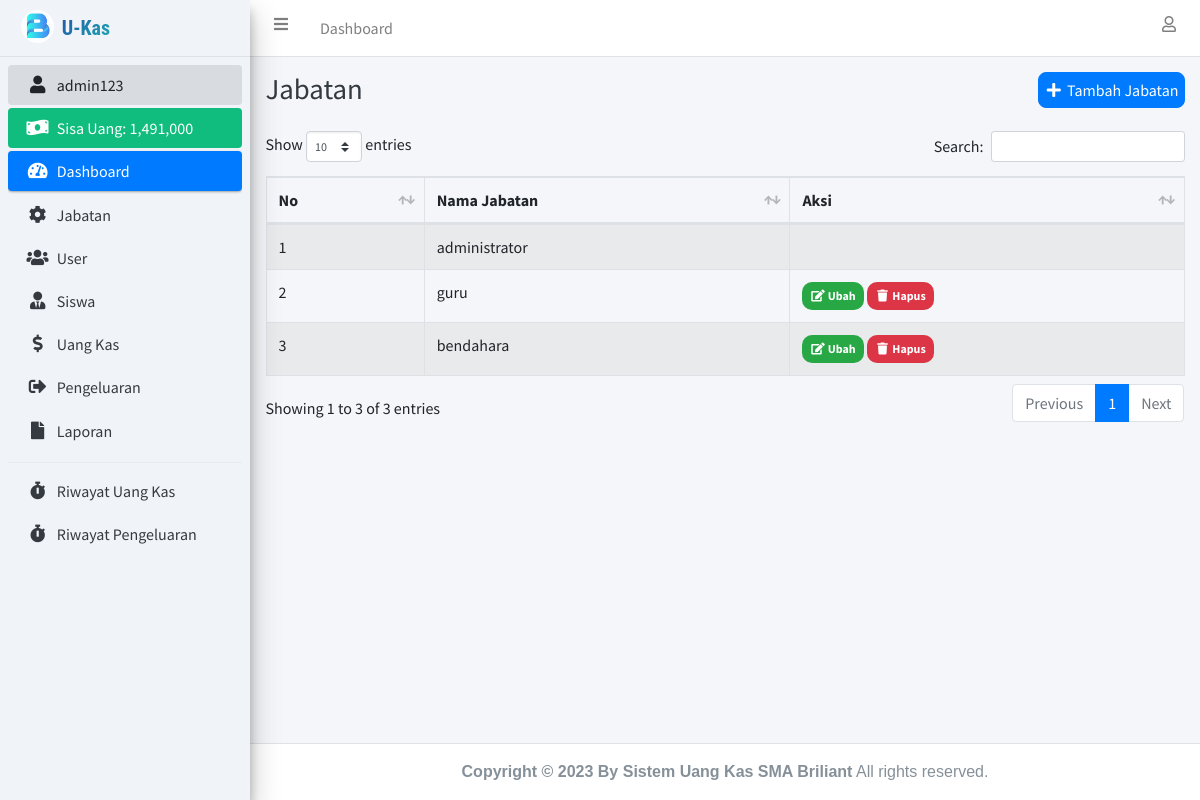
The page /jabatan.php (signed in) on the database its author committed.
### tables this page shows
CREATE TABLE `user` (
  `id_user` int(11) NOT NULL,
  `nama_lengkap` varchar(100) NOT NULL,
  `username` varchar(100) NOT NULL,
  `password` varchar(255) NOT NULL,
  `id_jabatan` int(11) NOT NULL,
  `jenis_kelamin` enum('laki-laki','perempuan') NOT NULL,
  `no_hp` varchar(15) NOT NULL,
  `asal` varchar(150) NOT NULL,
  `photo` longblob NOT NULL
);

CREATE TABLE `jabatan` (
  `id_jabatan` int(11) NOT NULL,
  `nama_jabatan` varchar(100) NOT NULL
);

### connection.php (called while the page is built, shortened)
<?php
	$host		= "localhost";
	$username	= "root";
	$password	= "";
	$database	= "uang_kas";
	$conn 		= mysqli_connect($host, $username, $password, $database);
if (isset($_SESSION['id_user'])) {
	function dataUser() {
		global $conn;
		$id_user = $_SESSION['id_user'];
		return mysqli_fetch_assoc(mysqli_query($conn, "SELECT * FROM user INNER JOIN jabatan ON user.id_jabatan = jabatan.id_jabatan WHERE id_user = '$id_user'"));
	}
}

### jabatan.php (the view, shortened to what this page needs)
<?php
  require 'connection.php';
  $jabatan = mysqli_query($conn, "SELECT * FROM jabatan");
?>
<!DOCTYPE html>
<html>
<head>
  <?php include 'include/css.php'; ?>
  <link rel="stylesheet" href="assets/fonts/material-icon/css/material-design-iconic-font.min.css">
</head>
<body class="hold-transition sidebar-mini layout-fixed">
<div class="wrapper">
  <?php include 'include/navbar.php'; ?>
  <?php include 'include/sidebar.php'; ?>
  <div class="content-wrapper">
    <div class="content-header">
      <div class="container-fluid">
        <div class="row justify-content-center mb-2">
          <div class="col-sm text-left">
            <h1 class="m-0 text-dark">Jabatan</h1>
          </div>
          <div class="col-sm text-right">
            <button type="button" class="btn btn-primary" data-toggle="modal" data-target="#tambahJabatanModal"><i class="fas fa-fw fa-plus"></i> Tambah Jabatan</button>
          </div>
        </div>
      </div>
    </div>
    <section class="content">
      <div class="container-fluid">
        <div class="row">
          <div class="col-lg">
            <div class="table-responsive">
              <table class="table table-striped table-hover table-bordered" id="table_id">
                <thead>
                  <tr>
                    <th>No</th>
                    <th>Nama Jabatan</th>
                    <th>Aksi</th>
                  </tr>
                </thead>
                <tbody>
                  <?php $i = 1; ?>
                  <?php foreach ($jabatan as $dj): ?>
                    <tr>
                      <td><?= $i++; ?></td>
                      <td><?= $dj['nama_jabatan']; ?></td>
                      <td>
                        <?php if ($dj['id_jabatan'] !== '1'): ?>
                          <a href="ubah_jabatan.php?id_jabatan=<?= $dj['id_jabatan']; ?>" class="badge badge-success" data-toggle="modal" data-target="#editJabatanModal<?= $dj['id_jabatan']; ?>">
                            <i class="fas fa-fw fa-edit"></i> Ubah
                          </a>
                          <a data-nama="<?= $dj['nama_jabatan']; ?>" class="btn-delete badge badge-danger" href="hapus_jabatan.php?id_jabatan=<?= $dj['id_jabatan']; ?>"><i class="fas fa-fw fa-trash"></i> Hapus</a>
                        <?php endif ?>
                      </td>
                    </tr>
                  <?php endforeach ?>
                </tbody>
              </table>
            </div>
          </div>
        </div>
      </div>
    </section>
  </div>
  <?php include 'include/footer.php';?>
</div>
</body>
</html>

### include/sidebar.php
<?php
  $dataUser = dataUser();
  $jml_pengeluaran = mysqli_fetch_assoc(mysqli_query($conn, "SELECT sum(jumlah_pengeluaran) as jml_pengeluaran FROM pengeluaran"));
  $jml_pengeluaran = $jml_pengeluaran['jml_pengeluaran'];
  $jml_uang_kas = mysqli_fetch_assoc(mysqli_query($conn, "SELECT sum(minggu_ke_1 + minggu_ke_2 + minggu_ke_3 + minggu_ke_4) as jml_uang_kas FROM uang_kas"));
  $jml_uang_kas = $jml_uang_kas['jml_uang_kas'];
?>
<aside class="main-sidebar sidebar-light-primary elevation-4" style="background-color: #f0f4f8;">
  <a href="index.php" class="brand-link">
    <img src="assets/img/img_properties/briliant.png" alt="AdminLTE Logo" class="brand-image" style="opacity: .8">
    <span class="brand-text " style="
  @import url('https://fonts.googleapis.com/css2?family=Open+Sans:wght@800Quicksand:wght@700&family=Roboto+Condensed:wght@800&display=swap');
  font-family: 'Roboto Condensed', sans-serif; font-weight:800; font-style: 25px; background: linear-gradient(-45deg, rgb(30, 166, 178) 0%, rgb(33, 88, 166) 100%);
    -webkit-background-clip: text;
    -webkit-text-fill-color: transparent;">U-Kas</span>
  </a>
  <div class="sidebar" >
    <nav class="mt-2">
      <ul class="nav nav-pills nav-sidebar flex-column" data-widget="treeview" role="menu" data-accordion="false">
        <li class="nav-item has-treeview menu-open">
          <a href="profile.php" class="nav-link"><i class="nav-icon fas fa-fw fa-user"></i> <p><?= $dataUser['username']; ?></p></a>
        </li>
        <li class="nav-item">
          <div class=" nav-link text-white" style="background-color: #11bd7e;">
            <i class="nav-icon fas fa-money-bill-wave"></i>
            <p>
              Sisa Uang: <?= number_format($jml_uang_kas - $jml_pengeluaran); ?>
            </p>
          </div>
        </li>
        <li class="nav-item has-treeview menu-open" >
          <a href="index.php" class="nav-link active" >
            <i class="nav-icon fas fa-tachometer-alt"></i>
            <p>
              Dashboard
            </p>
          </a>
        </li>
        <?php if ($dataUser['id_jabatan'] == '1'): ?>
          <li class="nav-item">
            <a href="jabatan.php" class="nav-link">
              <i class="nav-icon fas fa-cog"></i>
              <p>
                Jabatan
              </p>
            </a>
          </li>
          <li class="nav-item">
            <a href="user.php" class="nav-link">
              <i class="nav-icon fas fa-users"></i>
              <p>
                User
              </p>
            </a>
          </li>
        <?php endif ?>
        <li class="nav-item">
          <a href="siswa.php" class="nav-link">
            <i class="fas fa-user-tie nav-icon"></i>
            <p>Siswa</p>
          </a>
        </li>
        <li class="nav-item">
          <a href="uang_kas.php" class="nav-link">
            <i class="fas fa-dollar-sign nav-icon"></i>
            <p>Uang Kas</p>
          </a>
        </li>
        <li class="nav-item">
          <a href="pengeluaran.php" class="nav-link">
            <i class="fas fa-sign-out-alt nav-icon"></i>
            <p>Pengeluaran</p>
          </a>
        </li>
        <li class="nav-item">
          <a href="laporan.php" class="nav-link">
            <i class="fas fa-file nav-icon"></i>
            <p>Laporan</p>
          </a>
        </li>
        <div class="dropdown-divider"></div>
        <li class="nav-item">
          <a href="riwayat.php" class="nav-link">
            <i class="fas fa-stopwatch nav-icon"></i>
            <p>Riwayat Uang Kas</p>
          </a>
        </li>
        <li class="nav-item">
          <a href="riwayat_pengeluaran.php" class="nav-link">
            <i class="fas fa-stopwatch nav-icon"></i>
            <p>Riwayat Pengeluaran</p>
          </a>
        </li>
      </ul>
    </nav>
  </div>
</aside>

### jabatan.php (style rules this page uses)
.btn { border-radius: 8px; padding: 5px; }
.badge { border-radius: 10px; padding: 8px; }

### rows shown on the page
user: username "admin123"
jabatan: nama_jabatan "administrator"
jabatan: nama_jabatan "guru"
jabatan: nama_jabatan "bendahara"

### other values the page prints
$jml_uang_kas - $jml_pengeluaran "1,491,000"
